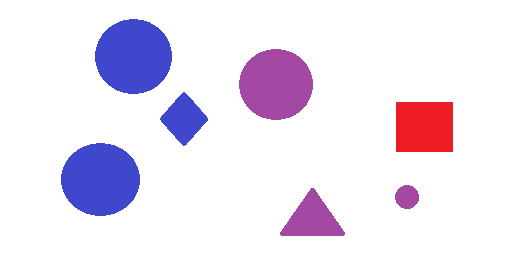
#> input picture Circle-Detection/original.png, 516 x 253 px
$ python CircleDetection.py   (Python 2 division)
#> lines starting #> are read from the running program, lines starting #| are printed output that depends on the picture; after the words box and inside, x2 and y2 are one past the last pixel; in counts of white or black regions, pixels touching at a corner belong together
### Circle-Detection/beproT1.py
####################################################
#En esta rutina se tiene como salida una imagen
#en escala de grises.
# [38 lines left out: function gris, not called in this run]
##########################################################################
def gris2(img):
    h, w, d = img.shape
    for h1 in xrange(0,h,1):
        for w1 in xrange(0,w,1):
            #El promedio es asignado al pixel y se aloja en un canal
            img[h1, w1,0]=sum(img[h1, w1])//3
     #Se tiene una imagen de salida en escala de grises
    imagen=img[:,:,0]
    return imagen
##########################################################################
#A partir de una imagen en escala de grises, se aplica un filtro gaussiano,
#esto para eliminar posible ruido en la imagen.
def gauss(img2):
    h, w = img2.shape
    for h1 in xrange(0,h,1):
        for w1 in xrange(0,w,1):
            #se establece una regla para evitar
            #conflictos con coordenadas fuera del rango
            if w1==w-1:
                w2=w1
                a=0
            else:
                w2=w1+1
                a=1
            if h1==h-1:
                h2=h1
                b=0
            else:
                h2=h1+1
                b=1
            if w1>=w-2:
                w3=w1
                c=0
            else:
                w3=w1+2
                c=1
            if h1>=h-2:
                h3=h1
                d=0
            else:
                h3=h1+2
                d=1
            #se aplica el flitro gausiano, que es una mascara de dimencion 3x3
            sum1=1*img2[h1, w1].tolist()+2*img2[h1, w2].tolist()*a+1*img2[h1, w3].tolist()*c
            sum2=2*img2[h2, w1].tolist()*b+4*img2[h2, w2].tolist()*b*a+2*img2[h2, w3].tolist()*b*c
            sum3=1*img2[h3, w1].tolist()*d+2*img2[h3, w2].tolist()*d*a+1*img2[h3, w3].tolist()*d*c
            suma=(1./16)*(sum1+sum3+sum3)
            img2[h1, w1]=suma
    return img2

### Circle-Detection/bordesT1.py
#################################################################
#En este apartado se calcula las magnitudes de los gradientes
# a tra vez de las tecnicas denomiadas gradiente diferencial (DG)
#las cuales requeiren mas operaciones, pero son mas precisas.

import cv2
import numpy as np
import math

def prewitt(img2):
    h, w = img2.shape
    m=np.empty((h, w))
    ang=np.empty((h,w))
    gx=np.empty((h,w))
    gy=np.empty((h,w))
    datos=[]
    datosx=[]
    datosy=[]

    for h1 in xrange(0,h,1):
        for w1 in xrange(0,w,1):
            #se establece una regla para evitar conflictos
            #con coordenadas fuera del rango
            if w1==w-1:
                w2=w1
                a=0
            else:
                w2=w1+1
                a=1
            if h1==h-1:
                h2=h1
                b=0
            else:
                h2=h1+1
                b=1
            if w1>=w-2:
                w3=w1
                c=0
            else:
                w3=w1+2
                c=1
            if h1>=h-2:
                h3=h1
                d=0
            else:
                h3=h1+2
                d=1
            # se aplica la mascara de deteccion de borde Prewitt paea la commponente
            #horizontal
            con1x=-1*img2[h1, w1].tolist()+0*img2[h1, w2].tolist()*a+1*img2[h1, w3].tolist()*c
            con2x=-1*img2[h2, w1].tolist()*b+0*img2[h2, w2].tolist()*b*a+1*img2[h2, w3].tolist()*b*c
            con3x=-1*img2[h3, w1].tolist()*d+0*img2[h3, w2].tolist()*d*a+1*img2[h3, w3].tolist()*d*c
            convx=con1x+con2x+con3x
            gx[h1,w1]=convx
            # se aplica la mascara de deteccion de borde Prewitt paea la commponente
            #vertical
            con1y=1*img2[h1, w1].tolist()+1*img2[h1, w2].tolist()*a+1*img2[h1, w3].tolist()*c
            con2y=0*img2[h2, w1].tolist()*b+0*img2[h2, w2].tolist()*b*a+0*img2[h2, w3].tolist()*b*c
            con3y=-1*img2[h3, w1].tolist()*d-1*img2[h3, w2].tolist()*d*a-1*img2[h3, w3].tolist()*d*c
            convy=con1y+con2y+con3y
            gy[h1,w1]=convy
            if convx > 0 and convy == 0:
                theta = 0
            elif convx < 0 and convy == 0:
                theta = 180
            if convx == 0 and convy > 0:
                theta = 90
            elif convx == 0 and convy < 0:
                theta = 270
            else:
                theta = int(math.degrees(math.atan2(convy,convx)))
            #para reducir coste, se obtiene la magnitud del gradiente
            #a travez de una aproximacion.
            g=abs(convx)+abs(convy)
            #Se asignan los valores de la magnitud a la matriz m
            m[h1,w1]=g
            ang[h1,w1]=theta
            #y se genera un espacio muestral, el cual servira
            #para generar un histograma con las magnitudes de gradiente
            datos.append(g)

    return m, ang, datos, gx, gy
#####################################################################
#Dado el valor del umbral a partir de la informacion del histograma,
# se clasifican los pixeles que corresponden a los bordes con el valor 255
def borde(m,umb,img2):
    h, w = m.shape
    for h1 in xrange(0,h,1):
        for w1 in xrange(0,w,1):
            if m[h1,w1]<umb:
                img2[h1,w1]=0
            else:
                img2[h1,w1]=255
    return img2

### Circle-Detection/SubrutinasT2.py
#A color randomly generated through the linear congruential method,
#whose input values are the initial value of the sequence and the
#maximum bounding of the series.
import cv2
import numpy as np
def color(xo):
    B=(4*xo+10)%255
    G=(4*B+10)%255
    R=(4*G+10)%255
    return B,G,R

#Through a DFS a set of pixels is defined
def bfs(bina,h1,w1):
    h, w = bina.shape
    bandera=254
    n=0
    q=[]
    visitados=[]
    frecuencias=dict()
    q.append((h1,w1))
    original=bina[(h1,w1)]
    while len(q) > 0:
        (h1, w1) = q.pop(0)
        actual = bina[h1, w1]
        if actual == original or actual == bandera:
            for dx in [-1, 0, 1]:
                for dy in [-1, 0, 1]:
                    i, j = (h1 + dx, w1 + dy)
                    if i >= 0 and i < h and j >= 0 and j < w:
                        contenido = bina[i, j]
                        if contenido == original:
                            bina[i, j]=bandera
                            visitados.append((i,j))
                            n += 1
                            q.append((i, j))
    return visitados, n
#Determines a bounding box
def box(visitados):
    h=[]
    w=[]
    box=[]
    for i in visitados:
        h.append(i[0])
        w.append(i[1])
    Mh=max(h)
    mh=min(h)
    Mw=max(w)
    mw=min(w)
    for i in range(mw, Mw):
        box.append((mh,i))
    for i in range(mh,Mh+1):
        box.append((i,Mw))
    for i in range(mh+1,Mh):
        box.append((i,mw))
    for i in range(mw,Mw):
        box.append((Mh,i))
    Bmx=mw+int((Mw-mw)/2)
    Bmy=mh+int((Mh-mh)/2)
    return box,Bmx,Bmy

#A correction of an strange object produced in the preprocessing
def corrige(bina,h,w):
    c=0
    cw=1
    ch=1
    while (c==0):
        if bina[0,w-cw]==255:
            cw+=1
        else:
            c=1
    c=0
    while (c==0):
        if bina[h-ch,0]==255:
            ch+=1
        else:
            c=1
    return ch-1,cw-1

#Calculation of the center of mass
# [9 lines left out: function centroide, not called in this run]


### Circle-Detection/SubrutinasT3.py
#The predominant angle is detected
# [17 lines left out: function Angulo, not called in this run]

#from the Hough transform, the linear regressor is calculated
#for each line detected
def line(h,w,By,Bx,angulo):
    import math
    x=0
    y=0
    x2=0
    y2=0
    r=0
    r2=0
    pt=[]
    while(y<h-1 and y>=0 and x<w-1 and x>=0):
                x=int(round(Bx-r*math.cos(math.radians(angulo))))
                y=int(round(By+r*math.sin(math.radians(angulo))))
                x2=int(round(Bx-r2*math.cos(math.radians(angulo))))
                y2=int(round(By+r2*math.sin(math.radians(angulo))))
                if x>=0 and y>=0:
                    pt.append((y,x))
                    pt.append((y2,x2))
                r-=1
                r2+=1

    return pt

#The bounding box and additional parameters are calculated
# [24 lines left out: function box2, not called in this run]

### Circle-Detection/CircleDetection.py
from beproT1 import *          #Edge Detection
from bordesT1 import *         #Edge Detection
from SubrutinasT2 import *     #Shape Detection
from SubrutinasT3 import *     #Line Detection
import math

#Read RGB image
img=cv2.imread('original.png',1)
#> img is the input picture: shape (253, 516, 3); mean B, G, R 241.8, 226.7, 234.9
out=cv2.imread('original.png',1)

#gray scale.
img2=gris2(img)
#> after the loop in gris2, `for h1 in xrange(0,h,1):`:
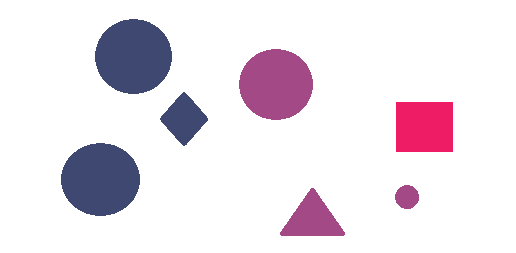
#> img: shape (253, 516, 3); 14.97% of pixels changed, all inside (x1, y1, x2, y2) = (61, 19, 453, 236)
#gaus filter.
img3=gauss(img2)
#Gradient is calculated for each pixel.
m, ang, datos, gx, gy=prewitt(img3)
#> after the loop in prewitt, `for h1 in xrange(0,h,1):`:
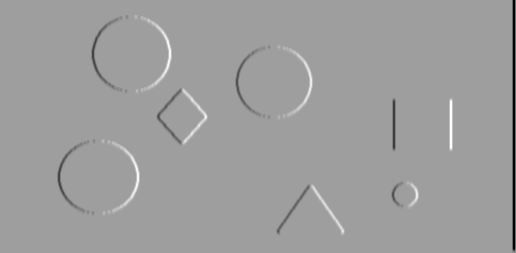
#> gx: shape (253, 516) float64; min -432, max 261, mean -2.2; drawn with min black and max white
#> after the loop in prewitt, `for h1 in xrange(0,h,1):`:
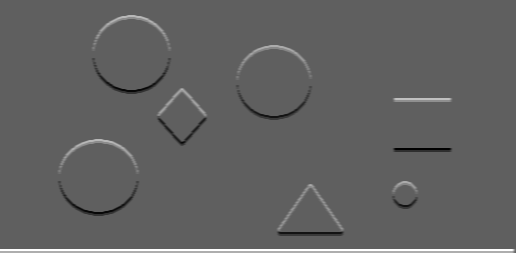
#> gy: shape (253, 516) float64; min -231, max 384, mean 4.5; drawn with min black and max white
#> after the loop in prewitt, `for h1 in xrange(0,h,1):`:
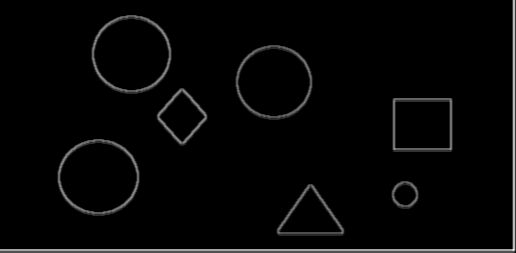
#> m: shape (253, 516) float64; min 0, max 592, mean 14.4; drawn with min black and max white
#> after the loop in prewitt, `for h1 in xrange(0,h,1):`: datos = 130548 items
#> datos = 130548 items
#ima2: binarized image of dimension h, w
ima2=borde(m,50,img3)
#> after the loop in borde, `for h1 in xrange(0,h,1):`:
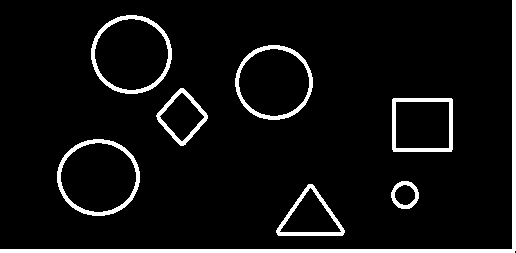
#> img2: shape (253, 516); 6.5% white; 8 white regions, largest, box (x1, y1, x2, y2) and area: (0, 0, 516, 253) 3058, (91, 15, 172, 94) 1010, (57, 139, 140, 216) 1010
#ang:  Matrix of dimension h, w, that
#      has angles of gradient of each pixel

h, w = ima2.shape
#> h = 253; w = 516
h1=0
w1=0
ch,cw=corrige(ima2,h,w)
#> after the loop in corrige, `while (c==0):`: cw = 5
#> ch = 4; cw = 4
c=0
paso=1
umbral=0.38 # para promedios
umbral2=120 # para identificar circulos
while (h1<h-ch):
    while (w1<w-cw):
        if ima2[h1,w1] == 255:
            votos=dict()
            visitados=[]
            visitados2=[]
            pt=[]
            j=0
            visitados, n=bfs(ima2,h1,w1)
            Bbox,Bmx,Bmy =box(visitados)
            visitados2, Area_Pixeles=bfs(ima2,Bmy,Bmx)
            pr=round(float(Area_Pixeles)/float(w*h)*100,2)
            votos[(Bmy,Bmx)]=1
            B, G, R=color(c+70)
            angulos=dict()
            for i in visitados:
                angulo=ang[i]
                if angulo not in angulos:
                    angulos[angulo]=1
                else:
                    angulos[angulo]+=1
            k2=list(angulos.keys())

            if len(k2)>umbral2:
                if pr>=umbral:
                    while j<len(visitados):
                        i=visitados[j]
                        angulo=int(ang[i])
                        if angulo==360:
                            angulo=0

                        pt = line(h,w,i[0],i[1],angulo)
                        for i in pt:
                            if i not in votos:
                                votos[i]=1
                            else:
                                votos[i]+=1
                        j+=paso
                    v=list(votos.values())
                    k=list(votos.keys())
                    a=v.index(max(v))
                    center=k[a]

                    for i in visitados2:
                        out[i]=[B,G,R]

                    for a in range(-4,5):
                        for b in range(-4,5):
                             out[(center[0]+a,center[1]+b)]=[0,0,255]

                    radio=int(round(math.sqrt(Area_Pixeles/float(3.1416))))
                    A=-2*center[1]
                    B=-2*center[0]
                    C=int((center[0])**2 +(center[1])**2-(radio)**2)
                    c+=1
                    for angulo in xrange(0,720):
                        if angulo<360:
                            r=radio
                        elif angulo>360:
                            r=radio+1
                        y=int(round(center[0]+r*math.sin(math.radians(angulo))))
                        x=int(round(center[1]-r*math.cos(math.radians(angulo))))
                        out[y,x]=[0,0,255]
                    cv2.putText(out,"C %d: X^2+Y^2+ %dX+%dY+%d" %(c,A,B,C), (center[1]-10,center[0]-6), cv2.FONT_HERSHEY_COMPLEX_SMALL, 0.6, (255,0,0))

                else:
                    for i in visitados2+visitados:
                        out[i]=[0,0,0]
                    cv2.putText(out,"N/A", (Bmx+4,Bmy-4), cv2.FONT_HERSHEY_TRIPLEX, 0.5, (0,0,255))
            else:
                for i in visitados2+visitados:
                    out[i]=[0,0,0]


        w1=w1+1
    w1=0
    h1=h1+1
#> this loop made 249 passes
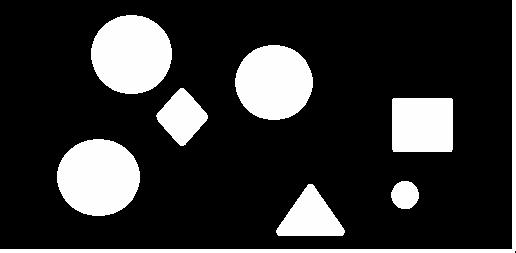
#> ima2: shape (253, 516); 17.12% of pixels changed, all inside (x1, y1, x2, y2) = (57, 15, 453, 236)
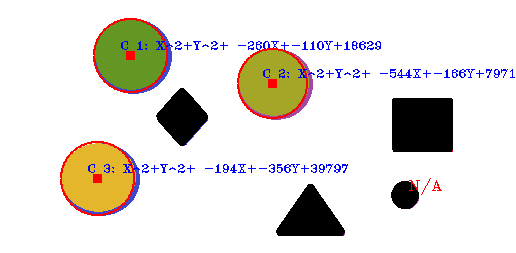
#> out: shape (253, 516, 3); mean B, G, R 218.3, 224.2, 227.6


print "%d circulos detectados" %c
#| 3 circulos detectados
cv2.imshow('Circle detection',out)
cv2.imwrite('Output.jpg',out)
cv2.waitKey(0) & 0xFF
cv2.destroyAllWindows()
